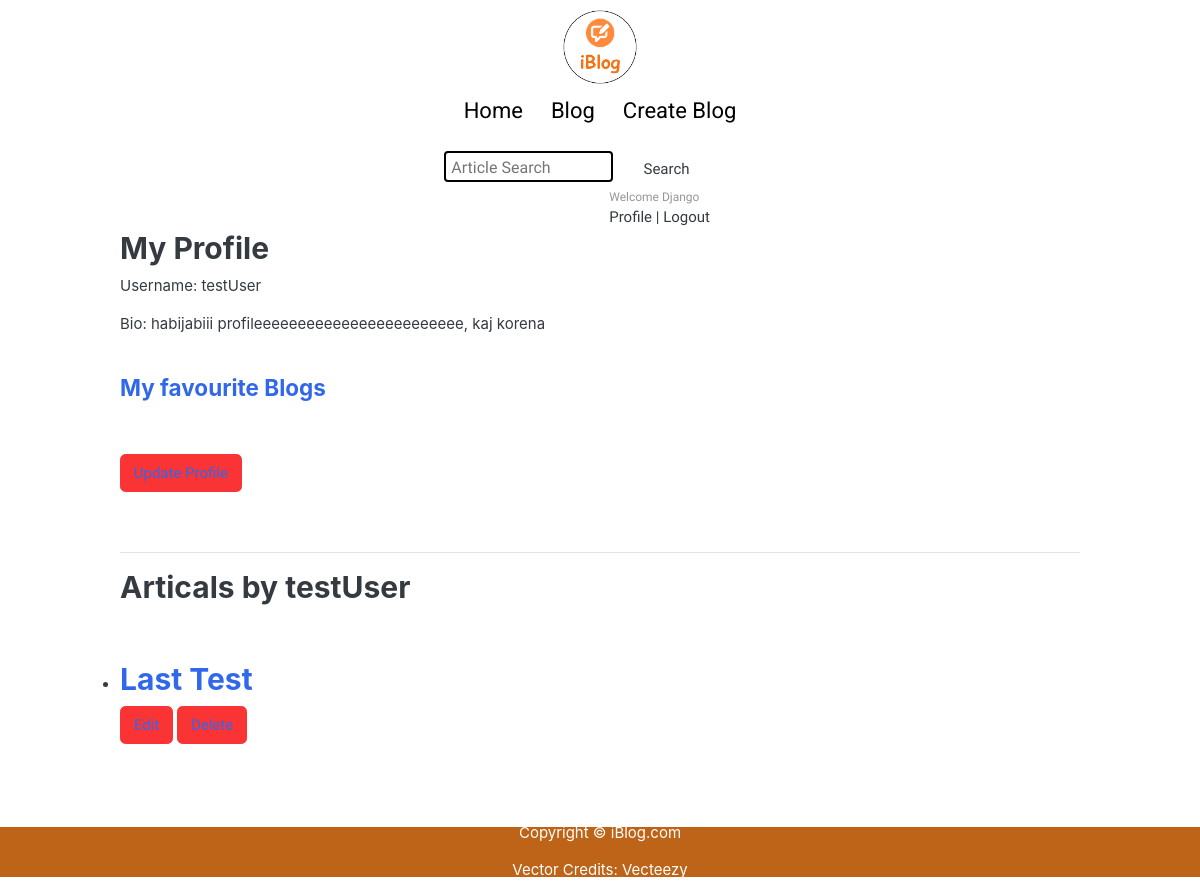
Before: /account/profile/testUser/ (signed in) with the older database file.
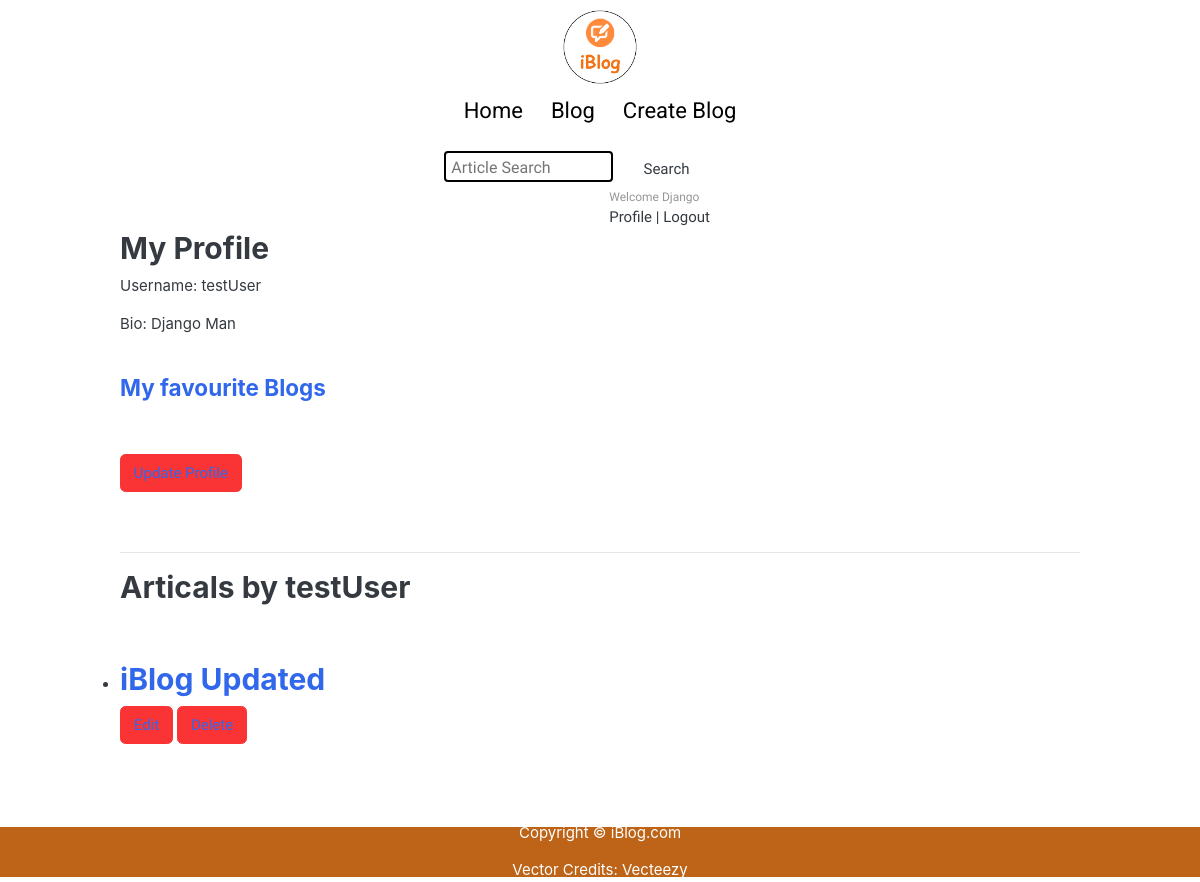
After: the same page with the newer database file.
### accounts/models.py (models this page shows, shortened)
class Profile(models.Model):
    user = models.OneToOneField(User, on_delete=models.CASCADE)
    bio = models.TextField(blank=True)
    profile_picture = models.ImageField(upload_to='photos/profile', blank=True, null=True)

### blog/models.py (models this page shows, shortened)
class Post(models.Model):
    title = models.CharField(max_length=200)
    body = models.TextField()
    categories = models.ManyToManyField(Category)
    author = models.ForeignKey(User, on_delete=models.CASCADE)
    image = models.ImageField(upload_to='photos/blog', blank=True)
    date = models.DateTimeField(auto_now_add=True)
    modified_date = models.DateTimeField(auto_now=True)

### accounts/views.py (the view)
# urls.py: path('profile/<str:username>/', views.author_profile, name='profile'),
@login_required
def author_profile(request, username):
    author = get_object_or_404(User, username=username)
    blogs = Post.objects.filter(author=author)
    try:
        profile = Profile.objects.get(user=author)
    except Profile.DoesNotExist:
        profile = Profile.objects.create(user=author)
    context = {'author': author, 'blogs': blogs, 'profile': profile}
    return render(request, 'accounts/profile.html', context)

### accounts/templates/accounts/profile.html (shortened to what this page needs)
{% extends "base.html" %}
{% block body %}
<div style="width: 80%; margin: auto;">
  <div >
    <h2>My Profile</h2>
    <p>Username: {{ profile.user.username }}</p>
    <p>Bio: {{ profile.bio }}</p>
    <br>
    <h4><a href="{% url 'bookmarks_list' %}">My favourite Blogs</a></h4>
    <br><br>
    <form method="post" enctype="multipart/form-data">
      <button class="btn btn-danger text-white" type="submit"><a href="{% url 'profile_update' %}">Update Profile</a></button>
    </form>
  </div>
  <br><br>
  <div>
    <hr>
  </div>
  <div>
    <h2>Articals by {{ author.username }}</h2>
    <br><br>
    <ul>
      {% for blog in blogs %}
      <li><a href="{% url 'blog_detail' blog.id %}">
          <h2>{{blog.title }}</h2>
        </a></li>
      <button class="btn btn-danger text-white"><a href="{% url 'update_blog' blog.id %}">Edit</a></button>
      <button class="btn btn-danger text-white"><a href="{% url 'delete_blog' blog.id %}">Delete</a></button>
      <br><br>
      {% endfor %}
      <br><br>
    </ul>
  </div>
</div>
{% endblock %}

Changed rows visible on the page:
removed Post: title "Last Test"
changed Profile "testUser": bio "habijabiii profileeeeeeeeeeeeeeeeeeeeeeee, kaj korena" → "Django Man"
added Post: title "iBlog Updated"
